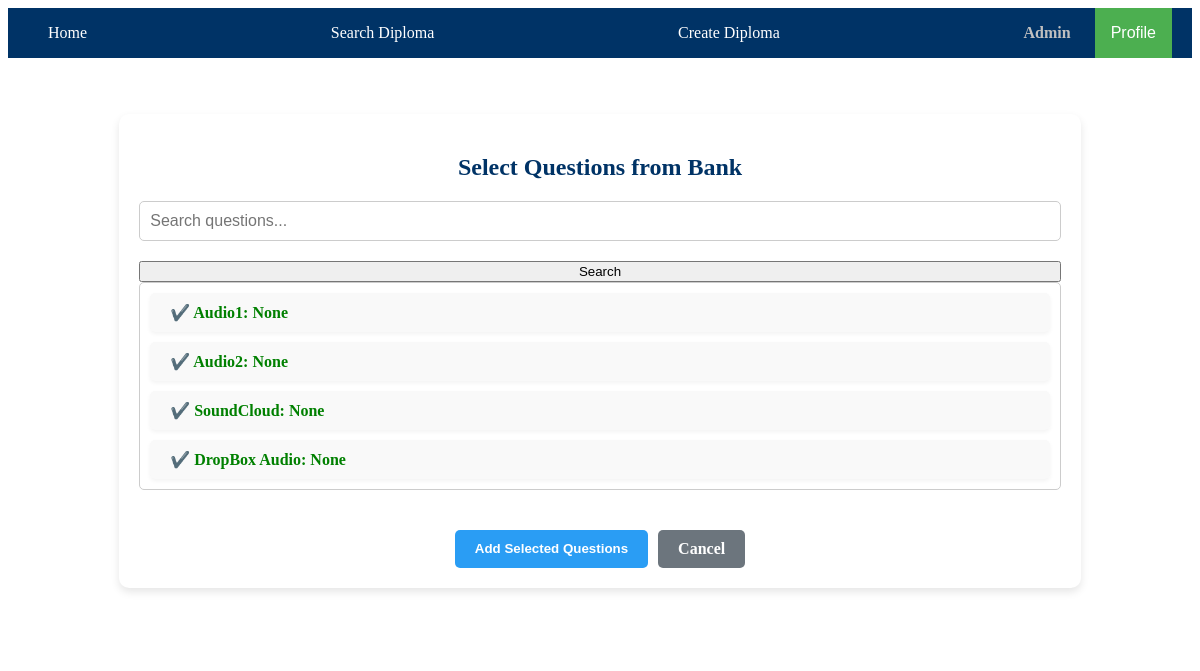
/activities/1/select_from_bank/ (signed in), run on the app's committed database.
### edu_core/models.py (models this page shows, shortened)
class CustomUser(AbstractUser):
    STUDENT = 'student'
    PROFESSOR = 'professor'
    MODERATOR = 'moderator'
    USER_TYPE_CHOICES = [
        (STUDENT, 'Student'),
        (PROFESSOR, 'Professor'),
        (MODERATOR, 'Moderator'),
    ]
    user_type = models.CharField(max_length=10, choices=USER_TYPE_CHOICES, default=STUDENT)

class Question(models.Model):
    MULTIPLE_CHOICE = 'MCQ'
    TRUE_FALSE = 'TF'
    ESSAY = 'ESSAY'
    CONTENT_BLOCK = 'CONTENT_BLOCK'
    QUESTION_TYPES = [
        (MULTIPLE_CHOICE, 'Multiple Choice'),
        (TRUE_FALSE, 'True or False'),
        (ESSAY, 'Essay'),
        (CONTENT_BLOCK, 'Content Block'),
    ]
    question_type = models.CharField(max_length=50, choices=QUESTION_TYPES)
    activity = models.ForeignKey('Activity', on_delete=models.CASCADE, related_name='activity_questions', null=True, blank=True)
    course = models.ForeignKey('Course', on_delete=models.CASCADE, related_name='course_questions')
    text = models.TextField(blank=True, null=True)
    content = models.TextField(blank=True, null=True)
    image_url = models.URLField(
        validators=[validate_trusted_url],
        blank=True,
        null=True,
        help_text="URL for question images"
    )
    yt_video_link = models.URLField(validators=[validate_trusted_url], blank=True, null=True)
    file_url = models.URLField(
        validators=[validate_trusted_url],
        blank=True,
        null=True,
        help_text="URL for question files"
    )
    correct_answer = models.TextField(blank=True, null=True)
    randomize_options = models.BooleanField(default=False)
    key_name = models.CharField(max_length=255, blank=True, null=True)
    in_bank = models.BooleanField(default=False)
    feedback = models.TextField(blank=True, null=True)

### edu_core/views/activity_question_views.py (the view, shortened to what this page needs)
# urls.py: path('activities/<int:activity_id>/select_from_bank/', select_from_bank, name='select_from_bank'),
@login_required
def select_from_bank(request, activity_id):
    activity = get_object_or_404(Activity, id=activity_id)
    course = activity.lesson.course
    query = request.GET.get('q', '')
    insert_after_order = int(request.GET.get('insert_after', 0))
    questions = Question.objects.filter(course=course, in_bank=True)
    existing_question_ids = ActivityQuestion.objects.filter(activity=activity).values_list('question_id', flat=True)
    if query:
        questions = questions.filter(
            Q(key_name__icontains=query) | Q(text__icontains=query)
        )
    return render(request, 'edu_core/activity/views/select_from_bank.html', {
        'activity': activity,
        'questions': questions,
        'query': query,
        'existing_question_ids': existing_question_ids,
    })

### edu_core/templates/edu_core/activity/views/select_from_bank.html (shortened to what this page needs)
{% extends "edu_core/base.html" %}
{% load static %}
{% block content %}
<link rel="stylesheet" href="{% static 'edu_core/css/select_from_bank.css' %}" type="text/css">
<div class="select-from-bank">
    <h2>Select Questions from Bank</h2>
    <form method="get">
        <input type="text" name="q" placeholder="Search questions..." value="{{ query }}">
        <button type="submit">Search</button>
    </form>
    <form method="post">
        <div class="question-list">
            {% for question in questions %}
                <div class="question-item">
                    {% if question.id in existing_question_ids %}
                        <span class="already-added-checkmark">✔️ {{ question.key_name }}: {{ question.text }}</span>
                    {% else %}
                        <label>
                            <input type="checkbox" name="selected_questions" value="{{ question.id }}">
                            {{ question.key_name }}: {{ question.text }}
                        </label>
                    {% endif %}
                </div>
            {% endfor %}
        </div>
        <div class="actions">
            <button type="submit" class="btn btn-primary">Add Selected Questions</button>
            <a href="{% url 'edit_activity' activity.id %}" class="btn btn-secondary">Cancel</a>
        </div>
    </form>
</div>
{% endblock %}

### edu_core/templates/edu_core/base.html (shortened to what this page needs)
<!DOCTYPE html>
<html lang="en">
<head>
    {% load static %}
    <link rel="stylesheet" href="{% static 'edu_core/css/base.css' %}">
    <link rel="stylesheet" href="https://cdnjs.cloudflare.com/ajax/libs/font-awesome/6.5.1/css/all.min.css">
</head>
<body>
    <header>
        <div class="navbar">
            <a href="{% url 'home' %}">Home</a>
            <a href="{% url 'diploma_search' %}">Search Diploma</a>
            {% if user.is_authenticated %}
                {% if user.user_type == 'professor' or user.user_type == 'moderator' or user.is_superuser %}
                    <a href="{% url 'create_diploma' %}">Create Diploma</a>
                {% endif %}
                <div class="profile-section">
                    <span class="username">{{ user.get_full_name|default:user.username }}</span>
                    <div class="dropdown">
                        <button class="dropbtn">Profile</button>
                    </div>
                </div>
            {% else %}
                <span class="login-prompt">Log in -></span>
                <a href="{% url 'signup' %}">Signup</a>
                <a href="{% url 'login' %}">Login</a>
            {% endif %}
        </div>
    </header>
    <main>
        {% block content %}{% endblock %}
    </main>
</body>
</html>

### edu_core/static/edu_core/css/base.css (style rules this page uses)
:root { --primary-color: #003366; --secondary-color-1: #ffffff; --secondary-color-2: #3fada8; --accent-color-1: #2a9df4; --accent-color-2: #ffd700; --neutral-color: #dddddd; --background-color: #ffffff; --text-color: #333333; --hover-bg-color: #e0e0e0; --hover-text-color: #003366; --shiny-silver: #c0c0c0; }
.navbar { background-color: var(--primary-color); overflow: visible; display: flex; justify-content: space-between; align-items: center; padding: 0 20px; position: relative; z-index: 10; }
.navbar a { display: block; color: var(--background-color); text-align: center; padding: 14px 20px; text-decoration: none; transition: background-color 0.3s ease-in-out, color 0.3s ease-in-out; }
.username { color: var(--shiny-silver); font-weight: bold; padding: 14px 20px; transition: color 0.3s ease-in-out; }
main { padding: 16px; background-color: var(--background-color); color: var(--text-color); position: relative; z-index: 1; }
.dropdown { position: relative; display: inline-block; }
.dropbtn { background-color: #4CAF50; color: white; padding: 16px; font-size: 16px; border: none; cursor: pointer; z-index: 20; }

### edu_core/static/edu_core/css/select_from_bank.css (style rules this page uses)
:root { --primary-color: #003366; --secondary-color-1: #ffffff; --accent-color-1: #2a9df4; --accent-color-2: #ff6b6b; --text-color: #333; --input-border-color: #ccc; --button-hover-color: #1e7dc1; }
.select-from-bank { width: 80%; margin: 40px auto; padding: 20px; background-color: var(--secondary-color-1); border-radius: 10px; box-shadow: 0 4px 8px rgba(0, 0, 0, 0.1); }
.select-from-bank h2 { text-align: center; color: var(--primary-color); margin-bottom: 20px; font-size: 24px; }
.select-from-bank form { display: flex; flex-direction: column; gap: 20px; }
.select-from-bank input[type="text"] { width: 100%; padding: 10px; border: 1px solid var(--input-border-color); border-radius: 5px; box-sizing: border-box; font-size: 16px; color: var(--text-color); }
.select-from-bank .question-list { display: flex; flex-direction: column; gap: 10px; max-height: 300px; overflow-y: auto; padding: 10px; border: 1px solid var(--input-border-color); border-radius: 5px; }
.question-item { background-color: #f9f9f9; padding: 10px; border-radius: 5px; box-shadow: 0 2px 4px rgba(0, 0, 0, 0.05); display: flex; align-items: center; }
.actions { display: flex; gap: 10px; justify-content: center; margin-top: 20px; }
.actions .btn { padding: 10px 20px; border-radius: 5px; text-decoration: none; text-align: center; transition: background-color 0.3s ease-in-out, transform 0.2s; font-weight: bold; }
.btn-primary { background-color: var(--accent-color-1); color: var(--secondary-color-1); border: none; cursor: pointer; }
.btn-secondary { background-color: #6c757d; color: var(--secondary-color-1); border: none; cursor: pointer; }
.already-added-checkmark { color: green; font-weight: bold; margin-left: 10px; display: inline-block; }

### data on the page
CustomUser: get_full_name "Admin"
Question: key_name "Audio1", text "None"
Question: key_name "Audio2", text "None"
Question: key_name "SoundCloud", text "None"
Question: key_name "DropBox Audio", text "None"
